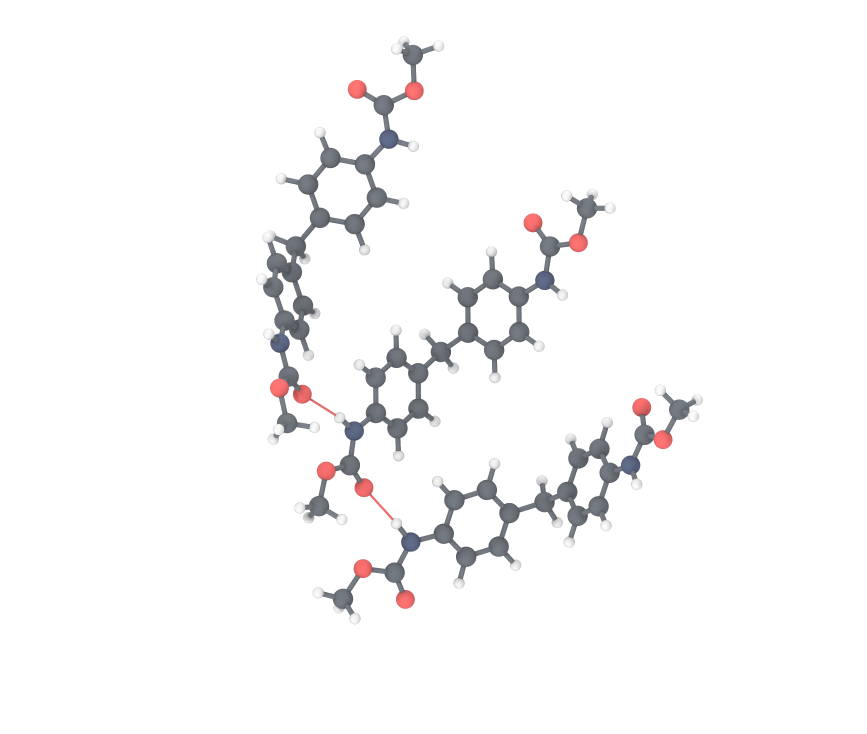
#> input picture analysis/figures_composite/fig_structure/renders/hard_segment_stack.png, 2600 x 2200 px (shown at 1/3 size)
$ python make_fig_structure.py
#> lines starting #> are read from the running program, lines starting #| are printed output that depends on the picture
### analysis/figures_composite/style.py
"""Shared visual system for the composite main figures (Figs. 2-6; Fig. 1 carries its own copy).

183 mm wide pages, Arial 5.3-9 pt, ticks in, the pastel blue/green palette with one red
for the element each panel is about, live text in the SVG and TrueType in the PDF.
"""
import os

import matplotlib

matplotlib.use("Agg")
import matplotlib.image as mpimg  # noqa: E402
import matplotlib.pyplot as plt  # noqa: E402
import numpy as np  # noqa: E402

INK, MID, GRID = "#1B1B1B", "#6B6F76", "#E4E4E4"
FE, RU, OS = "#89AA7B", "#7789B7", "#9DACCB"
OTHER, RED = "#B3B8C0", "#EB6969"
TINT_G, TINT_B, PAPER = "#E4ECDE", "#E3E7F0", "#F0EEEF"
PALE_B, PALE_G, MID_G, LINE = "#C6CCDC", "#CBD7C3", "#ACBF9F", "#D6D6D6"
DARK_G, DARK_B = "#5E7A52", "#5A6480"

# Semantic palette for the main Figures 1-5. One meaning per hue, across all five:
#   blue   realization / rheological state / temperature response
#   orange thermal-hold failure / unstable response
#   green  validated outcome / retained direction
#   grey   null model / inactive / inadmissible / background
# Flat fills only; the one ramp (VOI) is sequential in lightness.
BLUE_XD, BLUE_D, BLUE, BLUE_M, BLUE_L, BLUE_XL = (
    "#1D3A5F", "#2F5B8A", "#4C7DB0", "#8EAFD2", "#CFDDEE", "#EEF3F9")
ORNG_D, ORNG, ORNG_M, ORNG_L, ORNG_XL = (
    "#A9501B", "#D9782F", "#EBAA78", "#F6D8C0", "#FCF1E8")
GRN_D, GRN, GRN_M, GRN_L, GRN_XL = (
    "#2F6B3F", "#4F9460", "#8DBE97", "#D2E7D6", "#EFF6F0")
GRY_D, GRY, GRY_M, GRY_L, GRY_XL = (
    "#4E535A", "#8A9098", "#B9BEC4", "#DDE0E3", "#F3F4F5")
VOI_RAMP = ["#F3F4F5", "#D6DCE4", "#A9B6C7", "#6F829C", "#3F5470", "#1F2E45"]


# [7 lines left out: function tidy, not called in this run]

RC = {
    "font.family": "Arial", "font.size": 7, "axes.linewidth": 0.6,
    "axes.edgecolor": INK, "axes.labelcolor": INK, "text.color": INK,
    "xtick.color": INK, "ytick.color": INK, "xtick.labelsize": 6.5, "ytick.labelsize": 6.5,
    "xtick.direction": "in", "ytick.direction": "in",
    "xtick.major.size": 2.4, "ytick.major.size": 2.4, "xtick.minor.size": 1.3, "ytick.minor.size": 1.3,
    "xtick.major.width": 0.6, "ytick.major.width": 0.6, "xtick.minor.width": 0.5, "ytick.minor.width": 0.5,
    "axes.labelsize": 7, "axes.labelpad": 2.0,
    "mathtext.fontset": "custom", "mathtext.rm": "Arial", "mathtext.it": "Arial:italic",
    "mathtext.bf": "Arial:bold", "mathtext.default": "regular",
    "svg.fonttype": "none", "pdf.fonttype": 42, "legend.frameon": False,
    "hatch.linewidth": 0.5,
}


class Page:
    """A figure laid out in millimetres from its bottom-left corner."""

    def __init__(self, w_mm, h_mm):
        plt.rcParams.update(RC)
        self.W, self.H = w_mm, h_mm
        self.fig = plt.figure(figsize=(w_mm / 25.4, h_mm / 25.4))

    def ax(self, x, y, w, h, **kw):
        return self.fig.add_axes([x / self.W, y / self.H, w / self.W, h / self.H], **kw)

    def canvas(self, x, y, w, h):
        """Axes with data units equal to millimetres, for schematics."""
        a = self.ax(x, y, w, h)
        a.set_xlim(0, w)
        a.set_ylim(0, h)
        a.set_aspect("equal")
        a.axis("off")
        return a

    def letter(self, ch, x, y):
        self.fig.text(x / self.W, y / self.H, ch, fontsize=9, fontweight="bold", va="top", ha="left")

    def title(self, text, x, y):
        self.fig.text(x / self.W, y / self.H, text, fontsize=7, fontweight="bold", va="top", ha="left")

    # [5 lines left out: function save, not called in this run]


def crop_rgba(path, pad=6):
    img = mpimg.imread(path)
    a = img[:, :, 3] if img.shape[2] == 4 else (img[:, :, :3].min(axis=2) < 0.98).astype(float)
    ys, xs = np.where(a > 0.02)
    return img[max(ys.min() - pad, 0):ys.max() + pad, max(xs.min() - pad, 0):xs.max() + pad]


# [4 lines left out: function boxed, not called in this run]


def fmt_minus(s):
    return s.replace("-", "−")

### analysis/figures_composite/fig_structure/make_fig_structure.py
"""Hard-segment association: the modelled stack, the unit, and the geometry.

a  The three-unit stack rendered from mdi_hard_segment_stack.cif (OVITO).
b  The unit itself as a 2D skeletal formula, drawn by RDKit from the same
   SMILES the 3D model was built from, so the two panels cannot disagree.
c  The hydrogen-bond geometry the model actually achieved, drawn to the same
   bond length as every other schematic in this manuscript.

Panel c reports numbers read from model_stats.txt rather than repeating them by
hand, so the figure cannot drift away from the structure on disk.

    D:/Tools/pur_bridge_env/Scripts/python.exe make_fig_structure.py
"""
import io
import os
import sys

sys.path.insert(0, os.path.dirname(os.path.dirname(os.path.abspath(__file__))))

import chem as C
import layout as L
from style import DARK_B, GRID, INK, MID, PALE_B, RED, Page, crop_rgba

HERE = os.path.dirname(os.path.abspath(__file__))
SMILES = "COC(=O)Nc1ccc(Cc2ccc(NC(=O)OC)cc2)cc1"


def stats():
    out = {}
    with open(os.path.join(HERE, "model_stats.txt"), encoding="utf-8") as fh:
        for line in fh:
            k, v = line.split()
            out[k] = float(v)
    return out


def rdkit_png(px=(2200, 620)):
    from rdkit import Chem
    from rdkit.Chem import rdDepictor
    from rdkit.Chem.Draw import rdMolDraw2D

    m = Chem.MolFromSmiles(SMILES)
    rdDepictor.Compute2DCoords(m)
    d = rdMolDraw2D.MolDraw2DCairo(*px)
    o = d.drawOptions()
    o.baseFontSize = 0.62
    o.bondLineWidth = 5
    o.useBWAtomPalette()                 # ink only, to match the drawn panels
    o.setBackgroundColour((1, 1, 1, 0))
    d.DrawMolecule(m)
    d.FinishDrawing()
    return d.GetDrawingText()


def urethane(ax, y, x0, flip):
    """-NH-C(=O)-O- at height y; flip puts the N-H up and the carbonyl down."""
    s = -1 if flip else 1
    n, c, o_e = (x0, y), (x0 + C.L, y + s * 1.3), (x0 + 2 * C.L, y)
    C.bond(ax, n, c)
    C.bond(ax, c, o_e)
    C.atom(ax, n, "N")
    h = (n[0], n[1] - s * 1.9)
    C.atom(ax, h, "H", size=5.0)
    C.atom(ax, o_e, "O")
    tip = C.carbonyl(ax, c, up=not flip)
    return (tip[0], tip[1] - (0.55 if flip else -0.55)), h


def main():
    import matplotlib.image as mpimg

    st = stats()
#> (reads analysis/figures_composite/fig_structure/model_stats.txt from the repository)
    pg = Page(183.0, 88.0)

    # ---- a  the rendered stack ------------------------------------------
    # The projection of a stack of long molecules is a diagonal band, so its
    # two off-diagonal corners are always empty. The key and the run
    # description go there rather than below the panel.
    img = crop_rgba(os.path.join(HERE, "renders", "hard_segment_stack.png"), pad=4)
#> in crop_rgba, img is the input picture: shape (2200, 2600, 4) float32; mean R, G, B, A 0.0275, 0.0256, 0.027, 0.0515
#> in crop_rgba, `a = img[:, :, 3] if img.shape[2] == 4 else (img[:, :, :3].min(axis=2) ..`:
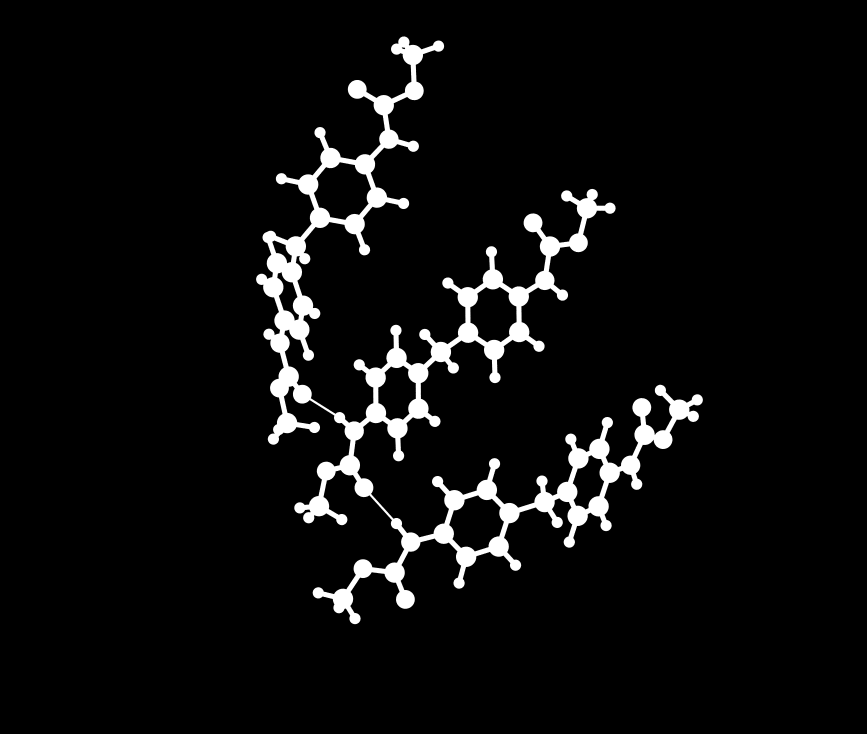
#> a: shape (2200, 2600) float32 (shown at 1/3 size); min 0, max 1, mean 0.0515
#> in crop_rgba, `return img[max(ys.min() - pad, 0):ys.max() + pad, max(xs.min() - pad, ..`:
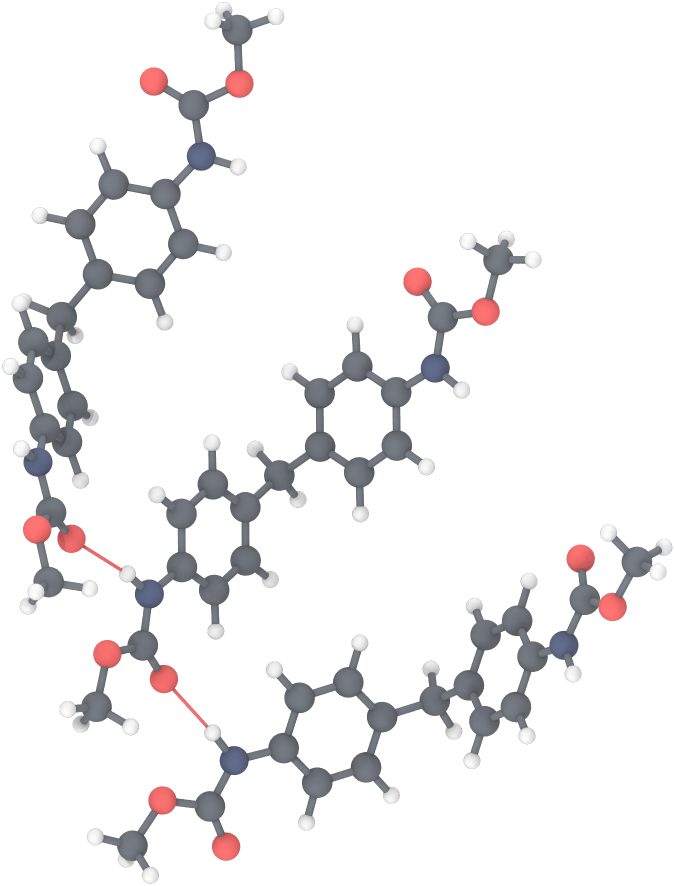
#> returned value: shape (1771, 1348, 4) float32 (shown at 1/2 size); mean of channels 0, 1, 2, 3 0.066, 0.0614, 0.0646, 0.123; transparent parts drawn white
    h_px, w_px = img.shape[0], img.shape[1]
#> h_px = 1771; w_px = 1348
    box_w, box_h = 74.0, 83.0
    scale = min(box_w / w_px, box_h / h_px)
#> scale = 0.0469
    w, h = w_px * scale, h_px * scale
#> w = 63.18; h = 83
    ax = pg.canvas(3.0 + (box_w - w) / 2.0, 2.5 + (box_h - h) / 2.0, w, h)
    ax.imshow(img, extent=[0, w, 0, h], zorder=2)

    ax.plot([w * 0.40, w * 0.47], [h * 0.955, h * 0.955], lw=1.1, color=RED,
            solid_capstyle="round", zorder=4)
    ax.text(w * 0.49, h * 0.955, "N\u2013H\u00b7\u00b7\u00b7O=C", fontsize=5.8,
            color=RED, ha="left", va="center", fontweight="bold")
    ax.text(w * 0.49, h * 0.905, "2 contacts, %.2f \u00c5" % st["H_O"],
            fontsize=5.2, color=MID, ha="left", va="center")
    # bottom-right, right-aligned: the bottom-LEFT is where the lowest unit
    # sits, and the first attempt put this text behind it
    ax.text(w * 0.99, h * 0.02,
            "%d units \u00b7 %d atoms\n%.0f\u00b0 twist, %.2f \u00c5 offset per unit"
            % (st["n_units"], st["n_atoms"], st["rot_deg"], st["trans"]),
            fontsize=5.2, color=MID, ha="right", va="bottom", linespacing=1.5)
    pg.letter("a", 2.0, 86)

    # ---- b  the unit, 2D -------------------------------------------------
    png = rdkit_png()
    mol = mpimg.imread(io.BytesIO(png), format="png")
    mh, mw = mol.shape[0], mol.shape[1]
    bw = 100.0
    bh = bw * mh / mw
    ax = pg.canvas(80.0, 54.0, bw, bh)
    ax.imshow(mol, extent=[0, bw, 0, bh], zorder=2)
    pg.letter("b", 77, 86)
    pg.fig.text(80.0 / pg.W, 51.0 / pg.H,
                "dimethyl 4,4'-methylenediphenyl dicarbamate \u2014 the MDI unit "
                "closed by the urethane linkage",
                fontsize=5.4, color=MID, va="bottom", ha="left")

    # ---- c  the geometry the model achieved ------------------------------
    cv = pg.canvas(80.0, 3.0, 100.0, 45.0)
    X = 19.0
    _, h_low = urethane(cv, 15.0, X, flip=True)
    o_up, _ = urethane(cv, 29.0, X - C.L, flip=True)
    C.hbond(cv, (h_low[0], h_low[1] + 0.9), (o_up[0], o_up[1] - 0.9))
    cv.annotate("", (X + 2.2, h_low[1] + 1.0), (X + 2.2, o_up[1] - 1.0),
                arrowprops=dict(arrowstyle="<->", color=MID, lw=0.5,
                                shrinkA=0, shrinkB=0))
    cv.text(X + 3.0, (h_low[1] + o_up[1]) / 2.0,
            "H\u00b7\u00b7\u00b7O\n%.2f \u00c5" % st["H_O"], fontsize=5.6, color=INK,
            ha="left", va="center", linespacing=1.5)

    rows = [("N\u00b7\u00b7\u00b7O", "%.2f \u00c5" % st["N_O"]),
            ("N\u2013H\u00b7\u00b7\u00b7O", "%.0f\u00b0" % st["angle"]),
            ("closest heavy\u2013heavy", "%.2f \u00c5" % st["heavy_min"])]
    x0, x1 = 44.0, 99.0
    cv.text(x0, 42.0, "model geometry", fontsize=5.6, color=INK,
            ha="left", va="center", fontweight="bold")
    for i, (k, v) in enumerate(rows):
        yy = 36.6 - i * 4.4
        cv.text(x0, yy, k, fontsize=5.6, color=MID, ha="left", va="center")
        cv.text(x1, yy, v, fontsize=5.6, color=INK, ha="right", va="center",
                fontweight="bold")
    cv.plot([x0, x1], [39.2, 39.2], lw=0.5, color=GRID)
    cv.plot([x0, x1], [16.8, 16.8], lw=0.5, color=GRID)
    cv.text(x0, 13.4,
            "Single-unit geometry MMFF94. The stack is a constructed\n"
            "model of the association, not a measured structure \u2014 this\n"
            "polymer is amorphous and the repository holds no structure.",
            fontsize=5.2, color=RED, ha="left", va="top", linespacing=1.55)
    cv.text(x0, 1.6, "mdi_hard_segment_stack.cif", fontsize=5.0, color=MID,
            ha="left", va="bottom", family="monospace")
    pg.letter("c", 77, 48)

    L.audit(pg.fig)
    pg.save(HERE, "Fig_structure")


if __name__ == "__main__":
    main()
#> (the call stopped at in rdkit_png, `m = Chem.MolFromSmiles(SMILES)`: rdkit is not available in this run)
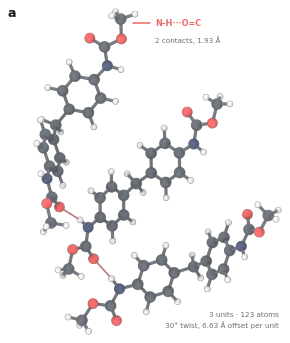
#> figure drawn by matplotlib, 1 panel
